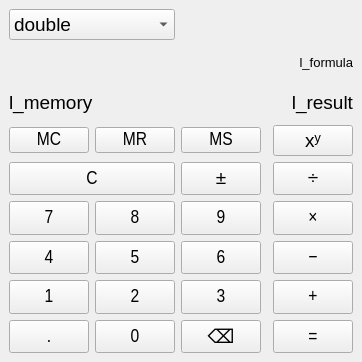
<?xml version="1.0" encoding="UTF-8"?>
<ui version="4.0">
 <class>MainWindow</class>
 <widget class="QMainWindow" name="MainWindow">
  <property name="geometry">
   <rect>
    <x>0</x>
    <y>0</y>
    <width>342</width>
    <height>362</height>
   </rect>
  </property>
  <property name="sizePolicy">
   <sizepolicy hsizetype="Preferred" vsizetype="Preferred">
    <horstretch>0</horstretch>
    <verstretch>0</verstretch>
   </sizepolicy>
  </property>
  <property name="font">
   <font>
    <pointsize>14</pointsize>
   </font>
  </property>
  <property name="windowTitle">
   <string>Калькулятор</string>
  </property>
  <widget class="QWidget" name="centralwidget">
   <layout class="QGridLayout" name="gridLayout" rowstretch="0,0,0,0,0,0,0,0,0,0,0" columnstretch="0,2,2,2,0,3">
    <item row="6" column="5">
     <widget class="QPushButton" name="tb_multiplicate">
      <property name="sizePolicy">
       <sizepolicy hsizetype="Expanding" vsizetype="Preferred">
        <horstretch>0</horstretch>
        <verstretch>0</verstretch>
       </sizepolicy>
      </property>
      <property name="minimumSize">
       <size>
        <width>0</width>
        <height>0</height>
       </size>
      </property>
      <property name="font">
       <font>
        <family>Arial Narrow</family>
        <pointsize>14</pointsize>
       </font>
      </property>
      <property name="text">
       <string>×</string>
      </property>
      <property name="shortcut">
       <string>*</string>
      </property>
     </widget>
    </item>
    <item row="9" column="2">
     <widget class="QPushButton" name="tb_two">
      <property name="sizePolicy">
       <sizepolicy hsizetype="Preferred" vsizetype="Preferred">
        <horstretch>0</horstretch>
        <verstretch>0</verstretch>
       </sizepolicy>
      </property>
      <property name="minimumSize">
       <size>
        <width>0</width>
        <height>0</height>
       </size>
      </property>
      <property name="font">
       <font>
        <family>Arial Narrow</family>
        <pointsize>14</pointsize>
       </font>
      </property>
      <property name="text">
       <string>2</string>
      </property>
      <property name="shortcut">
       <string>2</string>
      </property>
     </widget>
    </item>
    <item row="7" column="1">
     <widget class="QPushButton" name="tb_four">
      <property name="sizePolicy">
       <sizepolicy hsizetype="Preferred" vsizetype="Preferred">
        <horstretch>0</horstretch>
        <verstretch>0</verstretch>
       </sizepolicy>
      </property>
      <property name="minimumSize">
       <size>
        <width>0</width>
        <height>0</height>
       </size>
      </property>
      <property name="font">
       <font>
        <family>Arial Narrow</family>
        <pointsize>14</pointsize>
       </font>
      </property>
      <property name="text">
       <string>4</string>
      </property>
      <property name="shortcut">
       <string>4</string>
      </property>
     </widget>
    </item>
    <item row="5" column="1" colspan="2">
     <widget class="QPushButton" name="tb_reset">
      <property name="sizePolicy">
       <sizepolicy hsizetype="Preferred" vsizetype="Preferred">
        <horstretch>0</horstretch>
        <verstretch>0</verstretch>
       </sizepolicy>
      </property>
      <property name="minimumSize">
       <size>
        <width>0</width>
        <height>0</height>
       </size>
      </property>
      <property name="font">
       <font>
        <family>Arial Narrow</family>
        <pointsize>14</pointsize>
       </font>
      </property>
      <property name="text">
       <string>C</string>
      </property>
      <property name="shortcut">
       <string>Esc</string>
      </property>
     </widget>
    </item>
    <item row="7" column="2">
     <widget class="QPushButton" name="tb_five">
      <property name="sizePolicy">
       <sizepolicy hsizetype="Preferred" vsizetype="Preferred">
        <horstretch>0</horstretch>
        <verstretch>0</verstretch>
       </sizepolicy>
      </property>
      <property name="minimumSize">
       <size>
        <width>0</width>
        <height>0</height>
       </size>
      </property>
      <property name="font">
       <font>
        <family>Arial Narrow</family>
        <pointsize>14</pointsize>
       </font>
      </property>
      <property name="text">
       <string>5</string>
      </property>
      <property name="shortcut">
       <string>5</string>
      </property>
     </widget>
    </item>
    <item row="5" column="5">
     <widget class="QPushButton" name="tb_divide">
      <property name="sizePolicy">
       <sizepolicy hsizetype="Preferred" vsizetype="Preferred">
        <horstretch>0</horstretch>
        <verstretch>0</verstretch>
       </sizepolicy>
      </property>
      <property name="minimumSize">
       <size>
        <width>0</width>
        <height>0</height>
       </size>
      </property>
      <property name="font">
       <font>
        <family>Arial Narrow</family>
        <pointsize>14</pointsize>
       </font>
      </property>
      <property name="text">
       <string>÷</string>
      </property>
      <property name="shortcut">
       <string>/</string>
      </property>
     </widget>
    </item>
    <item row="9" column="5">
     <widget class="QPushButton" name="tb_add">
      <property name="sizePolicy">
       <sizepolicy hsizetype="Preferred" vsizetype="Preferred">
        <horstretch>0</horstretch>
        <verstretch>0</verstretch>
       </sizepolicy>
      </property>
      <property name="minimumSize">
       <size>
        <width>0</width>
        <height>0</height>
       </size>
      </property>
      <property name="font">
       <font>
        <family>Arial Narrow</family>
        <pointsize>14</pointsize>
       </font>
      </property>
      <property name="text">
       <string>+</string>
      </property>
      <property name="shortcut">
       <string>+</string>
      </property>
     </widget>
    </item>
    <item row="7" column="3">
     <widget class="QPushButton" name="tb_six">
      <property name="sizePolicy">
       <sizepolicy hsizetype="Preferred" vsizetype="Preferred">
        <horstretch>0</horstretch>
        <verstretch>0</verstretch>
       </sizepolicy>
      </property>
      <property name="minimumSize">
       <size>
        <width>0</width>
        <height>0</height>
       </size>
      </property>
      <property name="font">
       <font>
        <family>Arial Narrow</family>
        <pointsize>14</pointsize>
       </font>
      </property>
      <property name="text">
       <string>6</string>
      </property>
      <property name="shortcut">
       <string>6</string>
      </property>
     </widget>
    </item>
    <item row="3" column="3">
     <widget class="QPushButton" name="tb_ms">
      <property name="minimumSize">
       <size>
        <width>0</width>
        <height>0</height>
       </size>
      </property>
      <property name="font">
       <font>
        <family>Arial Narrow</family>
        <pointsize>14</pointsize>
       </font>
      </property>
      <property name="text">
       <string>MS</string>
      </property>
     </widget>
    </item>
    <item row="7" column="5">
     <widget class="QPushButton" name="tb_substract">
      <property name="sizePolicy">
       <sizepolicy hsizetype="Preferred" vsizetype="Preferred">
        <horstretch>0</horstretch>
        <verstretch>0</verstretch>
       </sizepolicy>
      </property>
      <property name="minimumSize">
       <size>
        <width>0</width>
        <height>0</height>
       </size>
      </property>
      <property name="font">
       <font>
        <family>Arial Narrow</family>
        <pointsize>14</pointsize>
       </font>
      </property>
      <property name="text">
       <string>−</string>
      </property>
      <property name="shortcut">
       <string>-</string>
      </property>
     </widget>
    </item>
    <item row="9" column="1">
     <widget class="QPushButton" name="tb_one">
      <property name="sizePolicy">
       <sizepolicy hsizetype="Preferred" vsizetype="Preferred">
        <horstretch>0</horstretch>
        <verstretch>0</verstretch>
       </sizepolicy>
      </property>
      <property name="minimumSize">
       <size>
        <width>0</width>
        <height>0</height>
       </size>
      </property>
      <property name="font">
       <font>
        <family>Arial Narrow</family>
        <pointsize>14</pointsize>
       </font>
      </property>
      <property name="text">
       <string>1</string>
      </property>
      <property name="shortcut">
       <string>1</string>
      </property>
     </widget>
    </item>
    <item row="6" column="1">
     <widget class="QPushButton" name="tb_seven">
      <property name="sizePolicy">
       <sizepolicy hsizetype="Preferred" vsizetype="Preferred">
        <horstretch>0</horstretch>
        <verstretch>0</verstretch>
       </sizepolicy>
      </property>
      <property name="minimumSize">
       <size>
        <width>0</width>
        <height>0</height>
       </size>
      </property>
      <property name="font">
       <font>
        <family>Arial Narrow</family>
        <pointsize>14</pointsize>
       </font>
      </property>
      <property name="text">
       <string>7</string>
      </property>
      <property name="shortcut">
       <string>7</string>
      </property>
     </widget>
    </item>
    <item row="10" column="2">
     <widget class="QPushButton" name="tb_zero">
      <property name="sizePolicy">
       <sizepolicy hsizetype="Preferred" vsizetype="Preferred">
        <horstretch>0</horstretch>
        <verstretch>0</verstretch>
       </sizepolicy>
      </property>
      <property name="minimumSize">
       <size>
        <width>0</width>
        <height>0</height>
       </size>
      </property>
      <property name="font">
       <font>
        <family>Arial Narrow</family>
        <pointsize>14</pointsize>
       </font>
      </property>
      <property name="text">
       <string>0</string>
      </property>
     </widget>
    </item>
    <item row="6" column="3">
     <widget class="QPushButton" name="tb_nine">
      <property name="sizePolicy">
       <sizepolicy hsizetype="Preferred" vsizetype="Preferred">
        <horstretch>0</horstretch>
        <verstretch>0</verstretch>
       </sizepolicy>
      </property>
      <property name="minimumSize">
       <size>
        <width>0</width>
        <height>0</height>
       </size>
      </property>
      <property name="font">
       <font>
        <family>Arial Narrow</family>
        <pointsize>14</pointsize>
       </font>
      </property>
      <property name="text">
       <string>9</string>
      </property>
      <property name="shortcut">
       <string>9</string>
      </property>
     </widget>
    </item>
    <item row="1" column="1" colspan="5">
     <widget class="QLabel" name="l_formula">
      <property name="font">
       <font>
        <pointsize>10</pointsize>
       </font>
      </property>
      <property name="text">
       <string>l_formula</string>
      </property>
      <property name="alignment">
       <set>Qt::AlignmentFlag::AlignRight|Qt::AlignmentFlag::AlignTrailing|Qt::AlignmentFlag::AlignVCenter</set>
      </property>
     </widget>
    </item>
    <item row="5" column="3">
     <widget class="QPushButton" name="tb_negate">
      <property name="sizePolicy">
       <sizepolicy hsizetype="Preferred" vsizetype="Preferred">
        <horstretch>0</horstretch>
        <verstretch>0</verstretch>
       </sizepolicy>
      </property>
      <property name="minimumSize">
       <size>
        <width>0</width>
        <height>0</height>
       </size>
      </property>
      <property name="font">
       <font>
        <family>Arial Narrow</family>
        <pointsize>14</pointsize>
       </font>
      </property>
      <property name="text">
       <string>±</string>
      </property>
     </widget>
    </item>
    <item row="10" column="5">
     <widget class="QPushButton" name="tb_equal">
      <property name="sizePolicy">
       <sizepolicy hsizetype="Preferred" vsizetype="Preferred">
        <horstretch>0</horstretch>
        <verstretch>0</verstretch>
       </sizepolicy>
      </property>
      <property name="minimumSize">
       <size>
        <width>0</width>
        <height>0</height>
       </size>
      </property>
      <property name="font">
       <font>
        <family>Arial Narrow</family>
        <pointsize>14</pointsize>
       </font>
      </property>
      <property name="text">
       <string>=</string>
      </property>
      <property name="shortcut">
       <string>Enter</string>
      </property>
     </widget>
    </item>
    <item row="3" column="5">
     <widget class="QPushButton" name="tb_power">
      <property name="text">
       <string>xʸ</string>
      </property>
     </widget>
    </item>
    <item row="3" column="1">
     <widget class="QPushButton" name="tb_mc">
      <property name="minimumSize">
       <size>
        <width>0</width>
        <height>0</height>
       </size>
      </property>
      <property name="font">
       <font>
        <family>Arial Narrow</family>
        <pointsize>14</pointsize>
       </font>
      </property>
      <property name="text">
       <string>MC</string>
      </property>
     </widget>
    </item>
    <item row="9" column="3">
     <widget class="QPushButton" name="tb_three">
      <property name="sizePolicy">
       <sizepolicy hsizetype="Preferred" vsizetype="Preferred">
        <horstretch>0</horstretch>
        <verstretch>0</verstretch>
       </sizepolicy>
      </property>
      <property name="minimumSize">
       <size>
        <width>0</width>
        <height>0</height>
       </size>
      </property>
      <property name="font">
       <font>
        <family>Arial Narrow</family>
        <pointsize>14</pointsize>
       </font>
      </property>
      <property name="text">
       <string>3</string>
      </property>
      <property name="shortcut">
       <string>3</string>
      </property>
     </widget>
    </item>
    <item row="3" column="2">
     <widget class="QPushButton" name="tn_mr">
      <property name="minimumSize">
       <size>
        <width>0</width>
        <height>0</height>
       </size>
      </property>
      <property name="font">
       <font>
        <family>Arial Narrow</family>
        <pointsize>14</pointsize>
       </font>
      </property>
      <property name="text">
       <string>MR</string>
      </property>
     </widget>
    </item>
    <item row="10" column="3">
     <widget class="QPushButton" name="tb_backspace">
      <property name="sizePolicy">
       <sizepolicy hsizetype="Preferred" vsizetype="Preferred">
        <horstretch>0</horstretch>
        <verstretch>0</verstretch>
       </sizepolicy>
      </property>
      <property name="text">
       <string>⌫</string>
      </property>
     </widget>
    </item>
    <item row="6" column="2">
     <widget class="QPushButton" name="tb_eight">
      <property name="sizePolicy">
       <sizepolicy hsizetype="Preferred" vsizetype="Preferred">
        <horstretch>0</horstretch>
        <verstretch>0</verstretch>
       </sizepolicy>
      </property>
      <property name="minimumSize">
       <size>
        <width>0</width>
        <height>0</height>
       </size>
      </property>
      <property name="font">
       <font>
        <family>Arial Narrow</family>
        <pointsize>14</pointsize>
       </font>
      </property>
      <property name="text">
       <string>8</string>
      </property>
      <property name="shortcut">
       <string>8</string>
      </property>
     </widget>
    </item>
    <item row="2" column="1" colspan="5">
     <layout class="QHBoxLayout" name="horizontalLayout" stretch="0,1">
      <item>
       <widget class="QLabel" name="l_memory">
        <property name="sizePolicy">
         <sizepolicy hsizetype="Preferred" vsizetype="Preferred">
          <horstretch>0</horstretch>
          <verstretch>0</verstretch>
         </sizepolicy>
        </property>
        <property name="font">
         <font>
          <pointsize>14</pointsize>
         </font>
        </property>
        <property name="text">
         <string>l_memory</string>
        </property>
       </widget>
      </item>
      <item>
       <widget class="QLabel" name="l_result">
        <property name="sizePolicy">
         <sizepolicy hsizetype="Preferred" vsizetype="Preferred">
          <horstretch>0</horstretch>
          <verstretch>0</verstretch>
         </sizepolicy>
        </property>
        <property name="font">
         <font>
          <pointsize>14</pointsize>
         </font>
        </property>
        <property name="text">
         <string>l_result</string>
        </property>
        <property name="alignment">
         <set>Qt::AlignmentFlag::AlignRight|Qt::AlignmentFlag::AlignTrailing|Qt::AlignmentFlag::AlignVCenter</set>
        </property>
       </widget>
      </item>
     </layout>
    </item>
    <item row="10" column="1">
     <widget class="QPushButton" name="tb_extra">
      <property name="sizePolicy">
       <sizepolicy hsizetype="Preferred" vsizetype="Preferred">
        <horstretch>0</horstretch>
        <verstretch>0</verstretch>
       </sizepolicy>
      </property>
      <property name="minimumSize">
       <size>
        <width>0</width>
        <height>0</height>
       </size>
      </property>
      <property name="font">
       <font>
        <family>Arial Narrow</family>
        <pointsize>14</pointsize>
       </font>
      </property>
      <property name="text">
       <string>.</string>
      </property>
     </widget>
    </item>
    <item row="0" column="1" colspan="2">
     <widget class="QComboBox" name="cmb_controller">
      <item>
       <property name="text">
        <string>double</string>
       </property>
      </item>
      <item>
       <property name="text">
        <string>float</string>
       </property>
      </item>
      <item>
       <property name="text">
        <string>uint8_t</string>
       </property>
      </item>
      <item>
       <property name="text">
        <string>int</string>
       </property>
      </item>
      <item>
       <property name="text">
        <string>int64_t</string>
       </property>
      </item>
      <item>
       <property name="text">
        <string>size_t</string>
       </property>
      </item>
      <item>
       <property name="text">
        <string>Rational</string>
       </property>
      </item>
     </widget>
    </item>
   </layout>
  </widget>
 </widget>
 <resources/>
 <connections/>
</ui>
